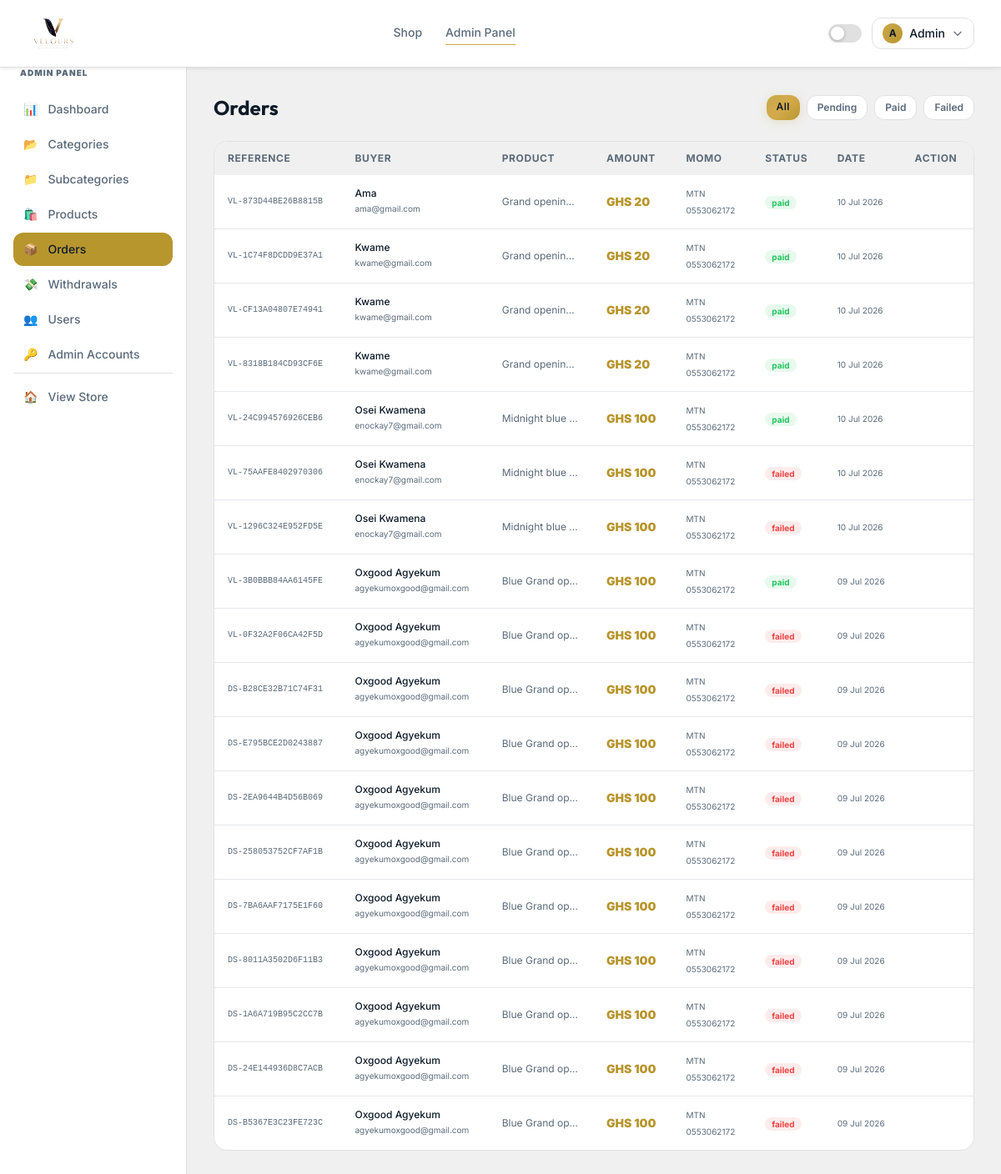
Page /admin/orders (signed in) on the committed database.
### app/models.py (models this page shows, shortened)
class User(UserMixin, db.Model):
    __tablename__ = 'users'
    id = db.Column(db.Integer, primary_key=True)
    name = db.Column(db.String(100), nullable=False)
    email = db.Column(db.String(150), unique=True, nullable=False)
    phone = db.Column(db.String(20), nullable=True)
    password_hash = db.Column(db.String(255), nullable=False)
    is_admin = db.Column(db.Boolean, default=False)
    is_active = db.Column(db.Boolean, default=True)
    referral_code = db.Column(db.String(12), unique=True, nullable=True)
    referral_unlocked = db.Column(db.Boolean, default=False)
    referral_slots_total = db.Column(db.Integer, default=0)
    referral_slots_used = db.Column(db.Integer, default=0)
    referred_by_id = db.Column(db.Integer, db.ForeignKey('users.id'), nullable=True)
    wallet_balance = db.Column(db.Float, default=0.0)
    created_at = db.Column(db.DateTime, default=datetime.utcnow)
    orders = db.relationship('Order', backref='buyer', lazy=True, foreign_keys='Order.user_id')
    commissions = db.relationship('Commission', backref='earner', lazy=True, foreign_keys='Commission.referrer_id')
    referred_users = db.relationship('User', backref=db.backref('referred_by', remote_side=[id]), lazy=True)

class Order(db.Model):
    __tablename__ = 'orders'
    id = db.Column(db.Integer, primary_key=True)
    reference = db.Column(db.String(50), unique=True, nullable=False)
    user_id = db.Column(db.Integer, db.ForeignKey('users.id'), nullable=False)
    product_id = db.Column(db.Integer, db.ForeignKey('products.id'), nullable=False)
    amount = db.Column(db.Float, nullable=False)
    status = db.Column(db.String(20), default='pending')
    referral_code_used = db.Column(db.String(12), nullable=True)
    hubtel_transaction_id = db.Column(db.String(100), nullable=True)
    momo_phone = db.Column(db.String(20), nullable=True)
    momo_network = db.Column(db.String(20), nullable=True)
    created_at = db.Column(db.DateTime, default=datetime.utcnow)
    paid_at = db.Column(db.DateTime, nullable=True)
    commission = db.relationship('Commission', backref='order', uselist=False)

class Product(db.Model):
    __tablename__ = 'products'
    id = db.Column(db.Integer, primary_key=True)
    name = db.Column(db.String(200), nullable=False)
    slug = db.Column(db.String(200), unique=True, nullable=False)
    description = db.Column(db.Text, nullable=True)
    price = db.Column(db.Float, nullable=False)
    referral_commission_pct = db.Column(db.Float, default=0.0)
    preview_image = db.Column(db.String(300), nullable=True)
    delivery_content = db.Column(db.Text, nullable=True)
    category_id = db.Column(db.Integer, db.ForeignKey('categories.id'), nullable=True)
    subcategory_id = db.Column(db.Integer, db.ForeignKey('subcategories.id'), nullable=True)
    is_active = db.Column(db.Boolean, default=True)
    is_featured = db.Column(db.Boolean, default=False)
    total_sales = db.Column(db.Integer, default=0)
    created_at = db.Column(db.DateTime, default=datetime.utcnow)
    orders = db.relationship('Order', backref='product', lazy=True)

### app/blueprints/admin.py (the view)
@admin_bp.route('/orders')
@admin_required
def orders():
    status = request.args.get('status', '')
    q = Order.query.order_by(Order.created_at.desc())
    if status:
        q = q.filter_by(status=status)
    return render_template('admin/orders.html', orders=q.all(), status_filter=status)

### app/blueprints/admin.py (called while the page is built)
def admin_required(f):
    @wraps(f)
    @login_required
    def decorated(*args, **kwargs):
        if not current_user.is_admin:
            flash('Admin access required.', 'error')
            return redirect(url_for('store.index'))
        return f(*args, **kwargs)
    return decorated

### app/templates/admin/orders.html (shortened to what this page needs)
{% extends 'admin/base_admin.html' %}
{% block admin_content %}
<div class="fade-in">
  <div class="flex justify-between items-center mb-6">
    <h1 class="font-display text-2xl font-bold" style="color:var(--text-primary)">Orders</h1>
    <div class="flex gap-2">
      {% for s, label in [('', 'All'), ('pending', 'Pending'), ('paid', 'Paid'), ('failed', 'Failed')] %}
      <a href="{{ url_for('admin.orders', status=s) }}"
         class="text-xs px-3 py-1.5 rounded-xl font-semibold transition-colors
         {% if status_filter == s %}btn-gold{% else %}card text-muted hover:text-gold-500{% endif %}">
        {{ label }}
      </a>
      {% endfor %}
    </div>
  </div>
  <div class="card rounded-2xl overflow-hidden">
    <table class="w-full text-sm">
      <thead style="background:var(--bg-primary)">
        <tr>
          {% for h in ['Reference', 'Buyer', 'Product', 'Amount', 'MoMo', 'Status', 'Date', 'Action'] %}
          <th class="px-4 py-3 text-left text-xs font-bold text-muted uppercase tracking-wider">{{ h }}</th>
          {% endfor %}
        </tr>
      </thead>
      <tbody class="divide-y divide-themed">
        {% for o in orders %}
        <tr class="hover:bg-gold-500/3 transition-colors">
          <td class="px-4 py-3 font-mono text-[10px] text-muted">{{ o.reference }}</td>
          <td class="px-4 py-3"><p class="text-xs font-medium" style="color:var(--text-primary)">{{ o.buyer.name }}</p><p class="text-[10px] text-muted">{{ o.buyer.email }}</p></td>
          <td class="px-4 py-3 text-xs text-muted max-w-[120px] truncate">{{ o.product.name }}</td>
          <td class="px-4 py-3 font-black text-gold-500 text-sm">GHS {{ '%.0f'|format(o.amount) }}</td>
          <td class="px-4 py-3 text-[10px] text-muted">{{ o.momo_network or '—' }}<br>{{ o.momo_phone or '' }}</td>
          <td class="px-4 py-3">
            <span class="px-2 py-0.5 rounded-full text-[10px] font-bold
              {% if o.status == 'paid' %}bg-green-500/10 text-green-500
              {% elif o.status == 'pending' %}bg-gold-500/10 text-gold-500
              {% else %}bg-red-500/10 text-red-500{% endif %}">{{ o.status }}</span>
          </td>
          <td class="px-4 py-3 text-[10px] text-muted">{{ o.created_at.strftime('%d %b %Y') }}</td>
          <td class="px-4 py-3">
          </td>
        </tr>
        {% else %}
        <tr><td colspan="8" class="px-5 py-16 text-center text-muted">No orders found.</td></tr>
        {% endfor %}
      </tbody>
    </table>
  </div>
</div>
{% endblock %}

### app/templates/base.html (shortened to what this page needs)
<!DOCTYPE html>
<html lang="en" id="html-root" class="scroll-smooth">
<head>
  <script src="https://cdn.tailwindcss.com"></script>
</head>
<body>
<nav class="nav-bg sticky top-0 z-50 border-b border-themed">
  <div class="max-w-7xl mx-auto px-4 sm:px-6 lg:px-8">
    <div class="flex items-center justify-between h-20">
      <a href="{{ url_for('store.index') }}" class="flex items-center gap-2.5 group">
        <img src="{{ url_for('static', filename='img/logo.png') }}"
             alt="{{ APP_NAME }}"
             class="h-16 w-auto object-contain"
             onerror="this.style.display='none'; this.nextElementSibling.style.display='flex'"/>
      </a>
      <div class="hidden md:flex items-center gap-7">
        <a href="{{ url_for('store.shop') }}"
           class="nav-link text-sm font-medium text-muted hover:text-accent transition-colors pb-0.5
           {% if request.endpoint == 'store.shop' %}active{% endif %}">Shop</a>
        {% if current_user.is_authenticated %}
          {% if current_user.is_admin %}
          <a href="{{ url_for('admin.dashboard') }}"
             class="nav-link text-sm font-medium text-muted hover:text-accent transition-colors pb-0.5
             {% if request.endpoint and 'admin' in request.endpoint %}active{% endif %}">Admin Panel</a>
          {% else %}
          <a href="{{ url_for('dashboard.index') }}"
             class="nav-link text-sm font-medium text-muted hover:text-accent transition-colors pb-0.5
             {% if request.endpoint == 'dashboard.index' %}active{% endif %}">Dashboard</a>
          {% endif %}
        {% endif %}
      </div>
      <div class="flex items-center gap-3">
        <div id="theme-toggle" class="theme-pill" onclick="toggleTheme()" title="Toggle theme">
          <div class="theme-pill-dot"></div>
        </div>
        {% if current_user.is_authenticated %}
        <div class="relative" x-data="{ open:false }">
          <button @click="open=!open"
                  class="flex items-center gap-2 px-3 py-1.5 rounded-xl border border-themed hover:border-gold-400 transition-all"
                  style="border-color:var(--border)">
            <div class="w-6 h-6 rounded-full flex items-center justify-center"
                 style="background:linear-gradient(135deg,#C9A84C,#B8962E)">
              <span class="text-navy font-bold text-xs">{{ current_user.name[0].upper() }}</span>
            </div>
            <span class="text-sm font-medium hidden sm:block" style="color:var(--text-primary)">
              {{ current_user.name.split()[0] }}
            </span>
            <svg class="w-3.5 h-3.5 text-muted" fill="none" stroke="currentColor" viewBox="0 0 24 24">
              <path stroke-linecap="round" stroke-linejoin="round" stroke-width="2" d="M19 9l-7 7-7-7"/>
            </svg>
          </button>
        </div>
        {% else %}
        <a href="{{ url_for('auth.login') }}"
           class="text-sm font-medium text-muted hover:text-accent transition-colors">Sign in</a>
        <a href="{{ url_for('auth.register') }}"
           class="btn-gold px-4 py-2 rounded-xl text-sm">Join Free</a>
        {% endif %}
      </div>
    </div>
  </div>
</nav>
<main>{% block content %}{% endblock %}</main>
</body>
</html>

### app/templates/base.html (style rules this page uses)
:root { --bg-primary: #f0f0f0; --bg-card: #ffffff; --bg-nav: rgba(255,255,255,0.94); --border: #e0e0e0; --text-primary: #0D1B2A; --text-muted: #5a6a7a; --gold: #C9A84C; --gold-hover: #B8962E; --gold-glow: rgba(201,168,76,0.22); --nav-shadow: 0 1px 4px rgba(13,27,42,0.10); }
body { background-color: var(--bg-primary); color: var(--text-primary); font-family: 'Inter', sans-serif; transition: background-color 0.3s ease, color 0.3s ease; }
.card { background: var(--bg-card); border: 1px solid var(--border); }
.text-muted { color: var(--text-muted); }
.nav-bg { background: var(--bg-nav); box-shadow: var(--nav-shadow); backdrop-filter: blur(16px); -webkit-backdrop-filter: blur(16px); }
.border-themed { border-color: var(--border); }
.btn-gold { background: linear-gradient(135deg, #C9A84C 0%, #d4aa4a 50%, #B8962E 100%); color: #0D1B2A; font-weight: 600; letter-spacing: 0.03em; transition: all 0.25s ease; box-shadow: 0 2px 12px rgba(201,168,76,0.25); }
.fade-in { animation: fadeUp 0.38s cubic-bezier(0.22,1,0.36,1) both; }
.nav-link { position: relative; }
.nav-link::after { content:''; position:absolute; bottom:-3px; left:0; right:0; height:1.5px; background:var(--gold); transform:scaleX(0); transition:transform 0.2s ease; transform-origin:center; }
.nav-link:hover::after, .nav-link.active::after { transform:scaleX(1); }
.theme-pill { width:40px; height:22px; background:var(--border); border-radius:11px; position:relative; cursor:pointer; transition:background 0.3s; border:1px solid var(--border); }
.theme-pill-dot { width:16px; height:16px; background:#fff; border-radius:50%; position:absolute; top:2px; left:2px; transition:transform 0.3s; box-shadow:0 1px 4px rgba(0,0,0,0.25); }

### rows in the picture
User: name "A", name "Admin"
Order: reference "VL-873D44BE26B8815B", buyer.name "Ama", buyer.email "ama@gmail.com", product.name "Grand openin…", amount "20", momo_network "MTN", momo_phone "0553062172", status "paid", created_at "10 Jul 2026"
Order: reference "VL-1C74F8DCDD9E37A1", buyer.name "Kwame", buyer.email "kwame@gmail.com", product.name "Grand openin…", amount "20", momo_network "MTN", momo_phone "0553062172", status "paid", created_at "10 Jul 2026"
Order: reference "VL-CF13A04807E74941", buyer.name "Kwame", buyer.email "kwame@gmail.com", product.name "Grand openin…", amount "20", momo_network "MTN", momo_phone "0553062172", status "paid", created_at "10 Jul 2026"
Order: reference "VL-8318B184CD93CF6E", buyer.name "Kwame", buyer.email "kwame@gmail.com", product.name "Grand openin…", amount "20", momo_network "MTN", momo_phone "0553062172", status "paid", created_at "10 Jul 2026"
Order: reference "VL-24C994576926CEB6", buyer.name "Osei Kwamena", buyer.email "enockay7@gmail.com", product.name "Midnight blue…", amount "100", momo_network "MTN", momo_phone "0553062172", status "paid", created_at "10 Jul 2026"
Order: reference "VL-75AAFE8402970306", buyer.name "Osei Kwamena", buyer.email "enockay7@gmail.com", product.name "Midnight blue…", amount "100", momo_network "MTN", momo_phone "0553062172", status "failed", created_at "10 Jul 2026"
Order: reference "VL-1296C324E952FD5E", buyer.name "Osei Kwamena", buyer.email "enockay7@gmail.com", product.name "Midnight blue…", amount "100", momo_network "MTN", momo_phone "0553062172", status "failed", created_at "10 Jul 2026"
Order: reference "VL-3B0BBB84AA6145FE", buyer.name "Oxgood Agyekum", buyer.email "agyekumoxgood@gmail.com", product.name "Blue Grand op…", amount "100", momo_network "MTN", momo_phone "0553062172", status "paid", created_at "09 Jul 2026"
Order: reference "VL-0F32A2F06CA42F5D", buyer.name "Oxgood Agyekum", buyer.email "agyekumoxgood@gmail.com", product.name "Blue Grand op…", amount "100", momo_network "MTN", momo_phone "0553062172", status "failed", created_at "09 Jul 2026"
Order: reference "DS-B28CE32B71C74F31", buyer.name "Oxgood Agyekum", buyer.email "agyekumoxgood@gmail.com", product.name "Blue Grand op…", amount "100", momo_network "MTN", momo_phone "0553062172", status "failed", created_at "09 Jul 2026"
Order: reference "DS-E795BCE2D0243887", buyer.name "Oxgood Agyekum", buyer.email "agyekumoxgood@gmail.com", product.name "Blue Grand op…", amount "100", momo_network "MTN", momo_phone "0553062172", status "failed", created_at "09 Jul 2026"
Order: reference "DS-2EA9644B4D56B069", buyer.name "Oxgood Agyekum", buyer.email "agyekumoxgood@gmail.com", product.name "Blue Grand op…", amount "100", momo_network "MTN", momo_phone "0553062172", status "failed", created_at "09 Jul 2026"
Order: reference "DS-258053752CF7AF1B", buyer.name "Oxgood Agyekum", buyer.email "agyekumoxgood@gmail.com", product.name "Blue Grand op…", amount "100", momo_network "MTN", momo_phone "0553062172", status "failed", created_at "09 Jul 2026"
Order: reference "DS-7BA6AAF7175E1F60", buyer.name "Oxgood Agyekum", buyer.email "agyekumoxgood@gmail.com", product.name "Blue Grand op…", amount "100", momo_network "MTN", momo_phone "0553062172", status "failed", created_at "09 Jul 2026"
Order: reference "DS-8011A3502D6F11B3", buyer.name "Oxgood Agyekum", buyer.email "agyekumoxgood@gmail.com", product.name "Blue Grand op…", amount "100", momo_network "MTN", momo_phone "0553062172", status "failed", created_at "09 Jul 2026"
Order: reference "DS-1A6A719B95C2CC7B", buyer.name "Oxgood Agyekum", buyer.email "agyekumoxgood@gmail.com", product.name "Blue Grand op…", amount "100", momo_network "MTN", momo_phone "0553062172", status "failed", created_at "09 Jul 2026"
Order: reference "DS-24E144936D8C7ACB", buyer.name "Oxgood Agyekum", buyer.email "agyekumoxgood@gmail.com", product.name "Blue Grand op…", amount "100", momo_network "MTN", momo_phone "0553062172", status "failed", created_at "09 Jul 2026"
Order: reference "DS-B5367E3C23FE723C", buyer.name "Oxgood Agyekum", buyer.email "agyekumoxgood@gmail.com", product.name "Blue Grand op…", amount "100", momo_network "MTN", momo_phone "0553062172", status "failed", created_at "09 Jul 2026"

### other values in the picture
{{ icon }} "📊" "📂" "📁" "🛍️" "📦" "💸" "👥" "🔑"
{{ label }} "Dashboard" "Categories" "Subcategories" "Products" "Orders" "Withdrawals" "Users" "Admin Accounts"
{{ label }} "All" "Pending" "Paid" "Failed"
{{ h }} "REFERENCE" "BUYER" "PRODUCT" "AMOUNT" "MOMO" "STATUS" "DATE" "ACTION"
